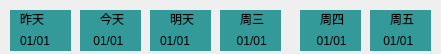
    <widget class="QWidget" name="widget_5" native="true">
     <property name="geometry">
      <rect>
       <x>350</x>
       <y>90</y>
       <width>441</width>
       <height>54</height>
      </rect>
     </property>
     <widget class="QLabel" name="lb_datebg0">
      <property name="geometry">
       <rect>
        <x>10</x>
        <y>10</y>
        <width>61</width>
        <height>41</height>
       </rect>
      </property>
      <property name="styleSheet">
       <string notr="true">QLabel#lb_datebg0
{
background-color:#339999;
}</string>
      </property>
      <property name="text">
       <string/>
      </property>
      <property name="wordWrap">
       <bool>true</bool>
      </property>
     </widget>
     <widget class="QLabel" name="lb_week0">
      <property name="geometry">
       <rect>
        <x>20</x>
        <y>10</y>
        <width>26</width>
        <height>18</height>
       </rect>
      </property>
      <property name="text">
       <string>昨天</string>
      </property>
     </widget>
     <widget class="QLabel" name="lb_date0">
      <property name="geometry">
       <rect>
        <x>20</x>
        <y>30</y>
        <width>41</width>
        <height>21</height>
       </rect>
      </property>
      <property name="styleSheet">
       <string notr="true">QLabel#lb_date0
{

}</string>
      </property>
      <property name="text">
       <string>01/01</string>
      </property>
      <property name="wordWrap">
       <bool>true</bool>
      </property>
     </widget>
     <widget class="QLabel" name="lb_datebg1">
      <property name="geometry">
       <rect>
        <x>80</x>
        <y>10</y>
        <width>61</width>
        <height>41</height>
       </rect>
      </property>
      <property name="styleSheet">
       <string notr="true">QLabel#lb_datebg1
{
background-color:#339999;
}</string>
      </property>
      <property name="text">
       <string/>
      </property>
      <property name="wordWrap">
       <bool>true</bool>
      </property>
     </widget>
     <widget class="QLabel" name="lb_week1">
      <property name="geometry">
       <rect>
        <x>100</x>
        <y>10</y>
        <width>26</width>
        <height>18</height>
       </rect>
      </property>
      <property name="text">
       <string>今天</string>
      </property>
     </widget>
     <widget class="QLabel" name="lb_date1">
      <property name="geometry">
       <rect>
        <x>90</x>
        <y>30</y>
        <width>41</width>
        <height>21</height>
       </rect>
      </property>
      <property name="styleSheet">
       <string notr="true">QLabel#lb_date1
{
}</string>
      </property>
      <property name="text">
       <string> 01/01</string>
      </property>
      <property name="wordWrap">
       <bool>true</bool>
      </property>
     </widget>
     <widget class="QLabel" name="lb_datebg2">
      <property name="geometry">
       <rect>
        <x>150</x>
        <y>10</y>
        <width>61</width>
        <height>41</height>
       </rect>
      </property>
      <property name="styleSheet">
       <string notr="true">QLabel#lb_datebg2
{
background-color:#339999;
}</string>
      </property>
      <property name="text">
       <string/>
      </property>
      <property name="wordWrap">
       <bool>true</bool>
      </property>
     </widget>
     <widget class="QLabel" name="lb_week2">
      <property name="geometry">
       <rect>
        <x>170</x>
        <y>10</y>
        <width>26</width>
        <height>18</height>
       </rect>
      </property>
      <property name="text">
       <string>明天</string>
      </property>
     </widget>
     <widget class="QLabel" name="lb_date2">
      <property name="geometry">
       <rect>
        <x>160</x>
        <y>30</y>
        <width>41</width>
        <height>21</height>
       </rect>
      </property>
      <property name="styleSheet">
       <string notr="true">QLabel#lb_date2
{

}</string>
      </property>
      <property name="text">
       <string>01/01</string>
      </property>
      <property name="wordWrap">
       <bool>true</bool>
      </property>
     </widget>
     <widget class="QLabel" name="lb_datebg3">
      <property name="geometry">
       <rect>
        <x>220</x>
        <y>10</y>
        <width>61</width>
        <height>41</height>
       </rect>
      </property>
      <property name="styleSheet">
       <string notr="true">QLabel#lb_datebg3
{
background-color:#339999;
}</string>
      </property>
      <property name="text">
       <string/>
      </property>
      <property name="wordWrap">
       <bool>true</bool>
      </property>
     </widget>
     <widget class="QLabel" name="lb_week3">
      <property name="geometry">
       <rect>
        <x>240</x>
        <y>10</y>
        <width>26</width>
        <height>18</height>
       </rect>
      </property>
      <property name="text">
       <string>周三</string>
      </property>
     </widget>
     <widget class="QLabel" name="lb_date3">
      <property name="geometry">
       <rect>
        <x>230</x>
        <y>30</y>
        <width>51</width>
        <height>21</height>
       </rect>
      </property>
      <property name="styleSheet">
       <string notr="true">QLabel#lb_date3
{
}</string>
      </property>
      <property name="text">
       <string>  01/01</string>
      </property>
      <property name="wordWrap">
       <bool>true</bool>
      </property>
     </widget>
     <widget class="QLabel" name="lb_datebg4">
      <property name="geometry">
       <rect>
        <x>300</x>
        <y>10</y>
        <width>61</width>
        <height>41</height>
       </rect>
      </property>
      <property name="styleSheet">
       <string notr="true">QLabel#lb_datebg4
{
background-color:#339999;
}</string>
      </property>
      <property name="text">
       <string/>
      </property>
      <property name="wordWrap">
       <bool>true</bool>
      </property>
     </widget>
     <widget class="QLabel" name="lb_week4">
      <property name="geometry">
       <rect>
        <x>320</x>
        <y>10</y>
        <width>26</width>
        <height>18</height>
       </rect>
      </property>
      <property name="text">
       <string>周四</string>
      </property>
     </widget>
     <widget class="QLabel" name="lb_date4">
      <property name="geometry">
       <rect>
        <x>300</x>
        <y>30</y>
        <width>61</width>
        <height>21</height>
       </rect>
      </property>
      <property name="styleSheet">
       <string notr="true">QLabel#lb_date4
{
}</string>
      </property>
      <property name="text">
       <string>     01/01</string>
      </property>
      <property name="wordWrap">
       <bool>true</bool>
      </property>
     </widget>
     <widget class="QLabel" name="lb_datebg5">
      <property name="geometry">
       <rect>
        <x>370</x>
        <y>10</y>
        <width>61</width>
        <height>41</height>
       </rect>
      </property>
      <property name="styleSheet">
       <string notr="true">QLabel#lb_datebg5
{
background-color:#339999;
}</string>
      </property>
      <property name="text">
       <string/>
      </property>
      <property name="wordWrap">
       <bool>true</bool>
      </property>
     </widget>
     <widget class="QLabel" name="lb_week5">
      <property name="geometry">
       <rect>
        <x>390</x>
        <y>10</y>
        <width>26</width>
        <height>18</height>
       </rect>
      </property>
      <property name="text">
       <string>周五</string>
      </property>
     </widget>
     <widget class="QLabel" name="lb_date5">
      <property name="geometry">
       <rect>
        <x>370</x>
        <y>30</y>
        <width>61</width>
        <height>21</height>
       </rect>
      </property>
      <property name="styleSheet">
       <string notr="true">QLabel#lb_date5
{
}</string>
      </property>
      <property name="text">
       <string>    01/01</string>
      </property>
      <property name="wordWrap">
       <bool>true</bool>
      </property>
     </widget>
    </widget>
